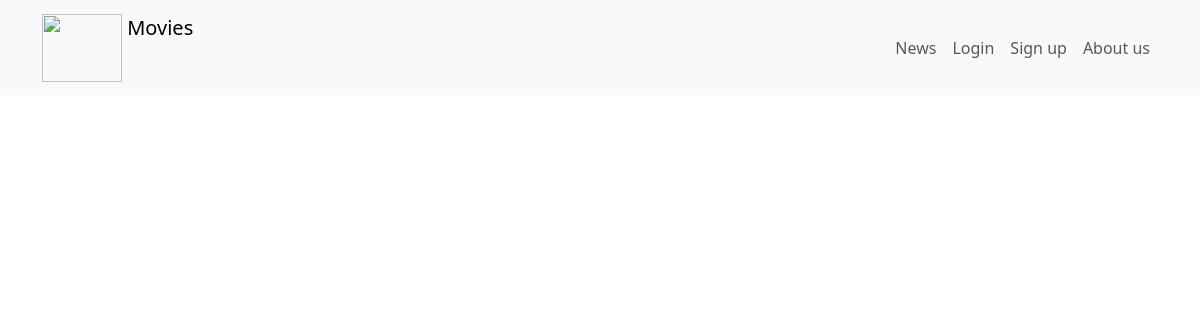
The page /news/ on the database as committed earlier.
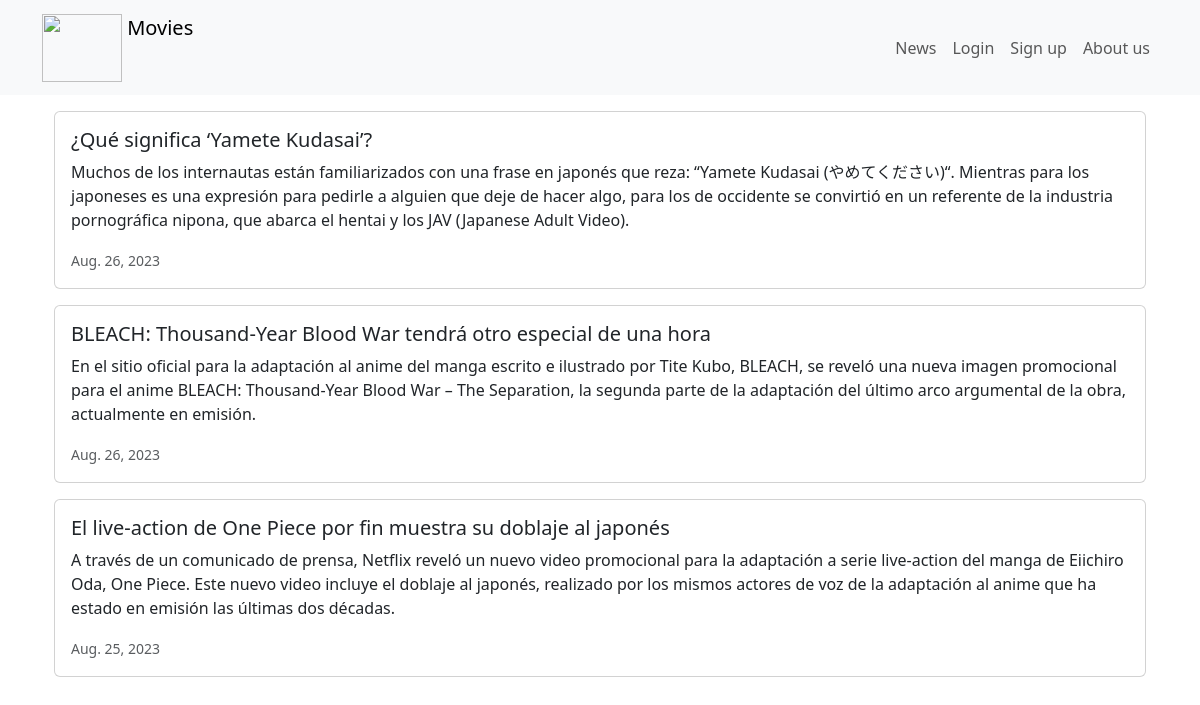
The same page on the database as committed later.
### news/models.py (models this page shows, shortened)
class News(models.Model):
    headline = models.CharField(max_length=200)
    body = models.TextField()
    date = models.DateField()

### news/views.py (the view)
# urls.py: path('news/', include('news.urls')),
def news(request):
    newss = News.objects.all().order_by("-date")
    return render(request,"news.html",{"newss":newss})

### news/templates/news.html (shortened to what this page needs)
<!doctype html>
<html lang="en">
<head>
    <link href="https://cdn.jsdelivr.net/npm/bootstrap@5.3.0-alpha2/dist/css/bootstrap.min.css" rel="stylesheet">
</head>
<body>
    {% extends 'base.html'%}
    {%block content%}
    <div class="container">
        {% for news in newss %}
        <div class="card mb-3">
            <div class="row g-0">
                <div>
                    <div class="card-body">
                        <h5 class="card-title">{{ news.headline }}</h5>
                        <p class="card-text">{{ news.body }}</p>
                        <p class="card-text"><small class="text-muted">
                            {{ news.date }}
                        </small></p>
                    </div>
                </div>
            </div>
        </div>
        {% endfor %}
    </div>
    {%endblock content%}

### moviereviews/templates/base.html (shortened to what this page needs)
<!doctype html>
<html lang="en">
    <head>
        <link href="https://cdn.jsdelivr.net/npm/bootstrap@5.3.0-alpha2/dist/css/bootstrap.min.css" rel="stylesheet">
    </head>
    <body>
        <nav class="navbar navbar-expand-lg navbar-light bg-light mb-3">
            <div class="container">
                <a class="navbar-brand" href="{% url 'home' %}">
                    {% load static %}
                    <img src="https://i2.wp.com/i.ytimg.com/vi/q-2ud7IBxi8/maxresdefault.jpg" alt="" width="80" height="68"
                    class="d-inline-block align-text-top" />
                    Movies
                </a>
                <div class="collapse navbar-collapse" id="navbarNavAltMarkup">
                    <div class="navbar-nav ms-auto">
                        <a class="nav-link" href="{% url 'news' %}">News</a>
                        <a class="nav-link" href="#">Login</a>
                        <a class="nav-link" href="#">Sign up</a>
                        <a class="nav-link" href="#">About us</a>
                    </div>
                </div>
            </div>
        </nav>
           <div class="container">
                {% block content %}
                {% endblock content %}
           </div>
    </body>
</html>

Rows that differ between the two databases and show on the page:
added News: headline "¿Qué significa ‘Yamete Kudasai’?", body "Muchos de los internautas están familiarizados con una frase en japonés que reza: “Yamete Kudasai (やめてください)“. Mientras para los japoneses es una expresión para pedirle a alguien que deje de hacer algo, para los de occidente se convirtió en un referente de la industria pornográfica nipona, que abarca el hentai y los JAV (Japanese Adult Video).", date "Aug. 26, 2023"
added News: headline "BLEACH: Thousand-Year Blood War tendrá otro especial de una hora", body "En el sitio oficial para la adaptación al anime del manga escrito e ilustrado por Tite Kubo, BLEACH, se reveló una nueva imagen promocional para el anime BLEACH: Thousand-Year Blood War – The Separation, la segunda parte de la adaptación del último arco argumental de la obra, actualmente en emisión.", date "Aug. 26, 2023"
added News: headline "El live-action de One Piece por fin muestra su doblaje al japonés", body "A través de un comunicado de prensa, Netflix reveló un nuevo video promocional para la adaptación a serie live-action del manga de Eiichiro Oda, One Piece. Este nuevo video incluye el doblaje al japonés, realizado por los mismos actores de voz de la adaptación al anime que ha estado en emisión las últimas dos décadas.", date "Aug. 25, 2023"
